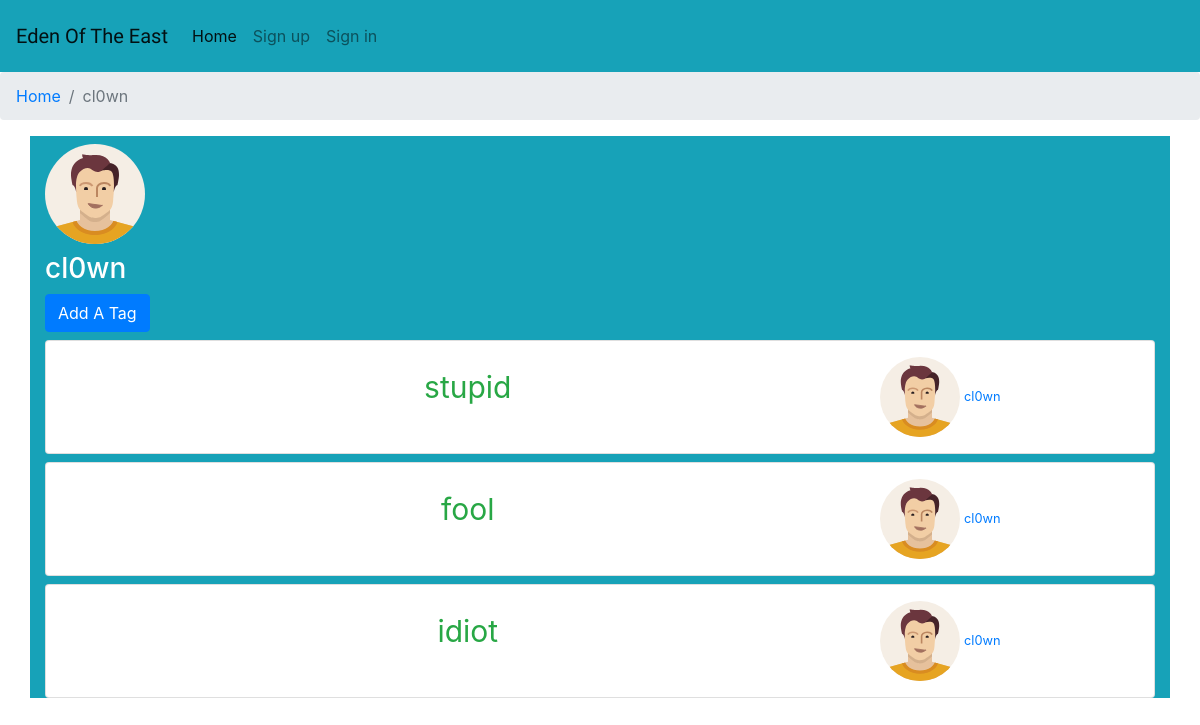
The app's page /1/, older data.
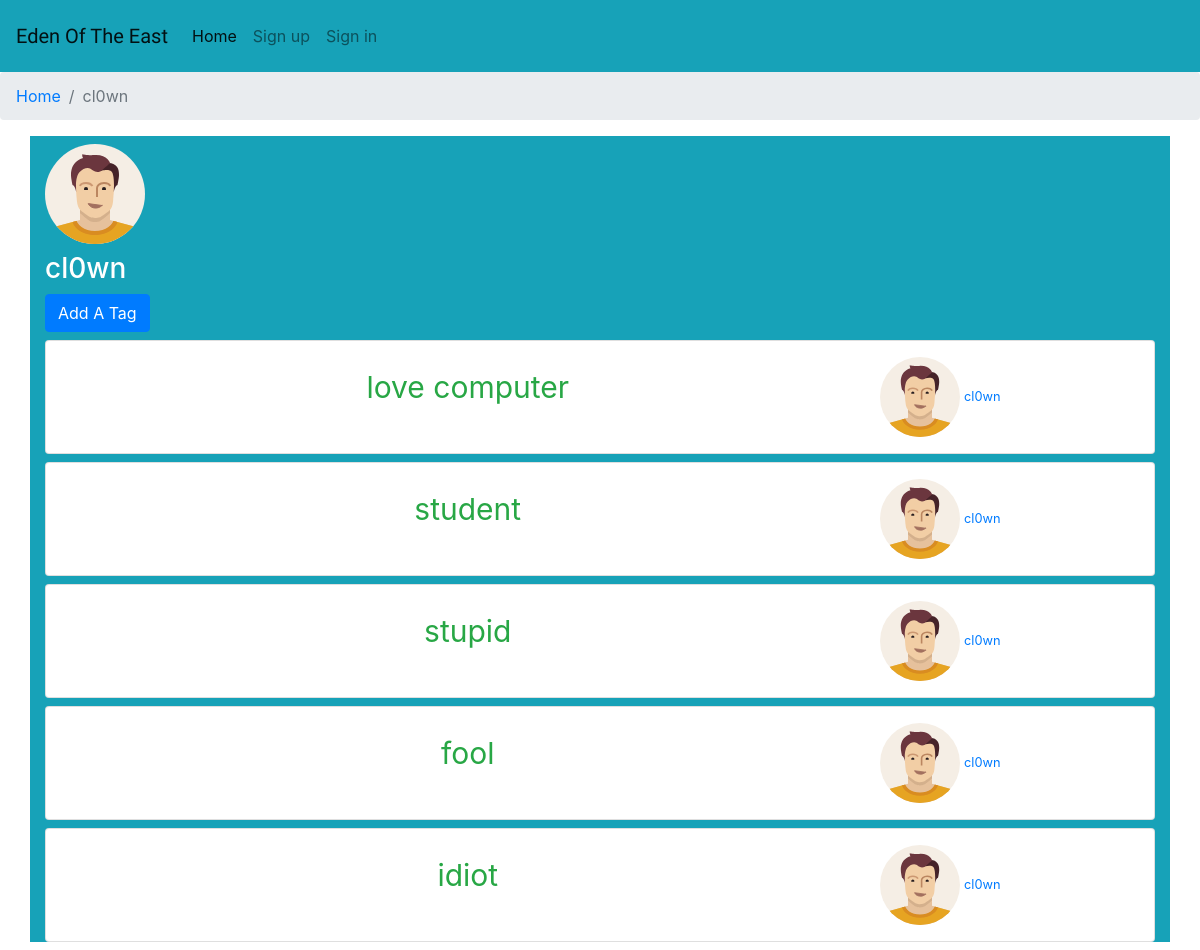
The same page, newer data.
### edensystem/models.py (models this page shows)
class Profile(models.Model):
    user = models.OneToOneField(User, on_delete=models.CASCADE)
    sex = models.CharField("gender", max_length=6, choices=GENDER_CHOICES, default='male')
    thumbnail = ImageField(upload_to=get_thumbnail)
    def image_url(self):
        if not (self.thumbnail):
            if self.sex == 'male':
                return '/static/img/if_male3_403019.svg'
            else:
                return '/static/img/if_female1_403023.svg'

class Tag(models.Model):
    user = models.ForeignKey(User, on_delete=models.CASCADE, related_name='user_tags')
    description = models.CharField(max_length=100)
    created_by = models.ForeignKey(User, on_delete=models.CASCADE, related_name='created_tags')
    created_at = models.DateTimeField(auto_now_add=True)
    class Meta:
        ordering = ['-created_at']

### edensystem/views.py (the view)
# urls.py: path('<int:user_pk>/', views.tags, name='tags'),
def tags(request, user_pk):
    user = get_object_or_404(User, pk=user_pk)
    tags = user.user_tags.all().order_by('-created_at')
    return render(request, 'tags.html', {'each': user, 'tags': tags})

### templates/tags.html (shortened to what this page needs)
{% extends "base.html" %}
{% load thumbnail %}
{% block breadcrumb %}
<li class="breadcrumb-item"><a href="{% url 'home' %}">Home</a></li>
<li class="breadcrumb-item active">{{ each.username }}</li>
{% endblock breadcrumb %}
{% block content %}
<div class="container bg-info">
    {% if each.profile.thumbnail %}
    {% thumbnail each.profile.thumbnail "100x100" crop="center" as im %}
        <img src="{{ im.url }}" alt="user" class="my-2" width="100" height="100">
    {% endthumbnail %}
    {% else %}
        <img src="{{ each.profile.image_url }}" alt="user" class="my-2" width="100" height="100">
    {% endif %}
    <h3 class="text-white">{{ each.username }}</h3>
    <a href="{% url 'add_tag' each.pk %}" class="btn btn-primary mb-2" role="button">Add A Tag</a>
    {% for tag in tags %}
        <div class="card mb-2 px-4">
        <div class="card-body p-3">
            <div class="row">
                <div class="col-9">
                    <p class="text-success text-center mt-2" style="font-size: 30px;">{{ tag.description }}</p>
                </div>
                <div class="col-3">
                    {% if tag.user.profile.thumbnail %}
                    {% thumbnail tag.created_by.profile.thumbnail "80x80" crop="center" as im %}
                        <a href="{% url 'tags' tag.created_by.pk %}"><img src="{{ im.url }}" alt="posted_by" width="{{ im.width }}" height="{{ im.height }}"></a>
                    {% endthumbnail %}
                    {% else %}
                        <a href="{% url 'tags' tag.created_by.pk %}"><img src="{{ tag.created_by.profile.image_url }}" alt="posted_by" width="80" height="80"></a>
                    {% endif %}
                    <small class="text-center mx-auto"><a class="text-center" href="{% url 'tags' tag.created_by.pk %}">{{ tag.created_by.username }}</a></small>
                </div>
            </div>
        </div>
    </div>
{% endfor %}
</div>
{% endblock content %}

### templates/base.html (shortened to what this page needs)
{% load static %}
{% load thumbnail %}
{% load widget_tweaks %}
<!DOCTYPE html>
<html>
<head>
    <link rel="stylesheet" href="https://stackpath.bootstrapcdn.com/bootstrap/4.1.3/css/bootstrap.min.css">
</head>
<body>
    {% block body %}
    <nav class="navbar navbar-expand-lg navbar-light bg-info h-25 p-3">
        <a class="navbar-brand" href="{% url 'home' %}" style="font-family: 'Spirax', cursive;">Eden Of The East</a>
        <div class="collapse navbar-collapse" id="navbarToggler">
            <ul class="navbar-nav mr-auto">
                <li class="nav-item active">
                    <a class="nav-link" href="{% url 'home' %}">Home <span class="sr-only">(current)</span></a>
                </li>
                {% if user.is_authenticated %}
                <li class="nav-item">
                    <a href="{% url 'profile' %}" class="nav-link">{{ user.username }}</a>
                </li>
                <li class="nav-item">
                    <a class="nav-link" href="{% url 'logout' %}">Sign out</a>
                </li>
                {% else %}
                <li class="nav-item">
                    <a class="nav-link" href="{% url 'signup' %}">Sign up</a>
                </li>
                <li class="nav-item">
                    <a class="nav-link" href="{% url 'signin' %}">Sign in</a>
                </li>
                {% endif %}
            </ul>
        </div>
    </nav>
    <nav aria-label="breadcrumb">
        <ol class="breadcrumb">
            {% block breadcrumb %}
            {% endblock breadcrumb %}
        </ol>
    </nav>
    {% block content %}
    {% endblock content %}
    {% endblock body %}
</body>
</html>

Row changes from the older to the newer data that the page shows:
added Tag: description "love computer", created_by.profile.image_url (picture), created_by.username "cl0wn"
added Tag: description "student", created_by.profile.image_url (picture), created_by.username "cl0wn"
